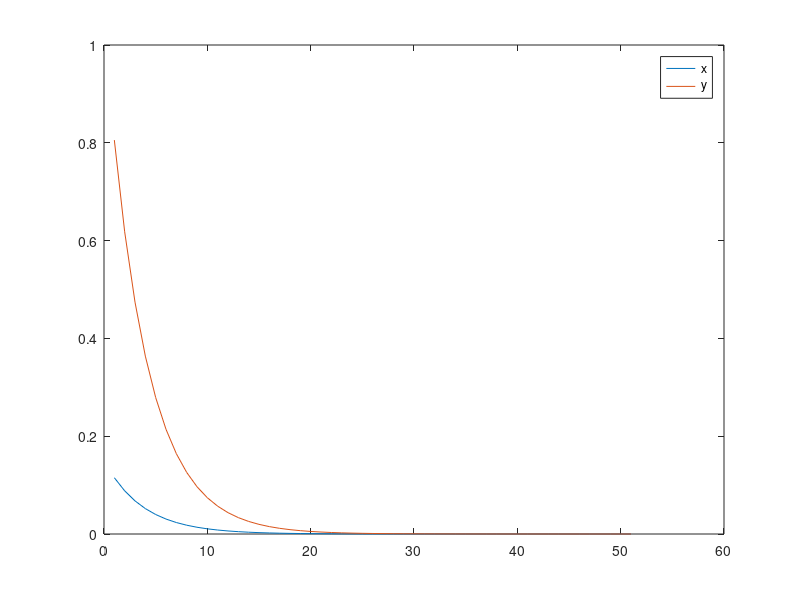

This chart was generated by the following MATLAB code:
n=51;
W=145; S=27;xin=0.15; yin=0; m=7;
u=S*m*ones(n,1);
l=W*ones(n,1);
u(1)=0;
l(end)=0;
d=-(W+S*m)*ones(n,1);
A=spdiags([l d u],-1:1,n,n);
b=zeros(n,1);
b(1)=-W*xin;
b(n)=-S*yin;
x=A\b;
y=m*x;
plot(x);hold on;plot(y);legend('x','y')
% Amount change
abs(xin-x(end))/xin
